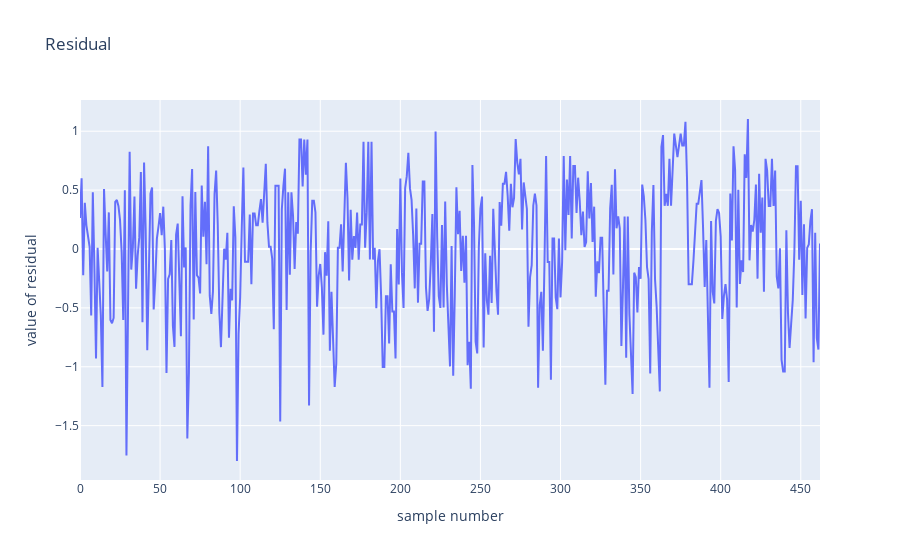

The cell this chart's notebook holds for it:
### Markdown cell above
Niska wartość współczynnika przy zmiennej beauty, świadczy o niewielkiej zależności pomiędzy tą zienną, a wartścią wyjściową 'evaluation'.
Współczynnik 'Intercept' jest wartoscią przesuniecia prostej. Świadczy o przesunieciu danych, czyli niejako o ich nie unormowaniu.

### Code cell
# residuals
r = evaluation - predicted

fig2 = go.Figure()
fig2.add_trace(go.Scatter(y=r))
fig2.update_layout(
    title="Residual",
    xaxis_title="sample number",
    yaxis_title="value of residual")
fig2.show()

print(r.describe())

### Figure 1 — Plotly figure (JSON) as saved in the notebook; plotly's stock layout.template omitted (floating-point values rounded to 4 significant figures; data arrays with more than 128 entries replaced by an {"elided": "..."} marker saying what was removed)
{"data": [{"type": "scatter", "y": {"elided": "463 float values"}}], "layout": {"title": {"text": "Residual"}, "xaxis": {"title": {"text": "sample number"}}, "yaxis": {"title": {"text": "value of residual"}}}}
